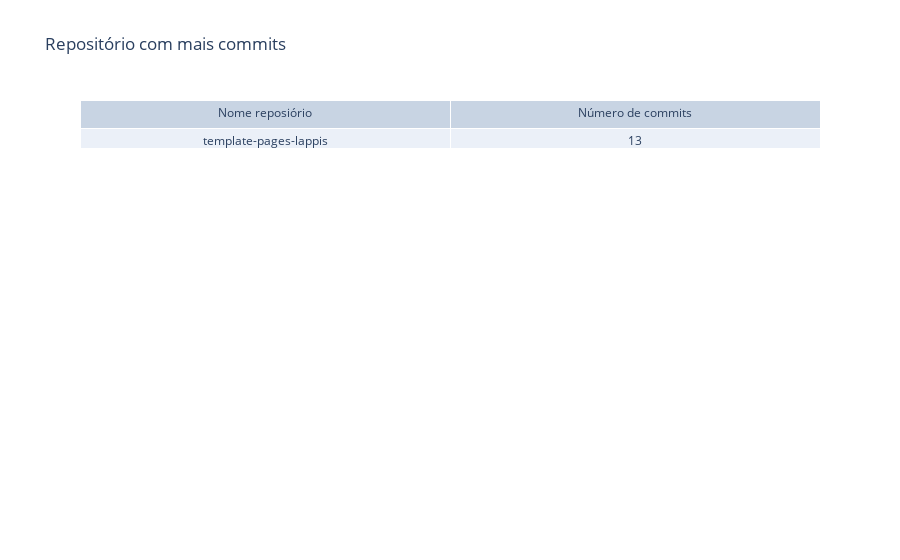

Notebook source saved alongside this figure:
### Markdown cell above
Top Repository

### Code cell
most_contributed = max(repo_dict, key=lambda k: repo_dict[k])

fig = go.Figure(data=[go.Table(header=dict(values=['Nome reposiório', 'Número de commits']),
    cells=dict(values=[[most_contributed], [repo_dict[most_contributed]]]))
    ],
    layout=go.Layout(title='Repositório com mais commits')
)

fig.show()

### Figure 1 — Plotly figure (JSON) as saved in the notebook; plotly's stock layout.template omitted (floating-point values rounded to 4 significant figures)
{"data": [{"cells": {"values": [["template-pages-lappis"], [13]]}, "header": {"values": ["Nome reposiório", "Número de commits"]}, "type": "table"}], "layout": {"title": {"text": "Repositório com mais commits"}}}
